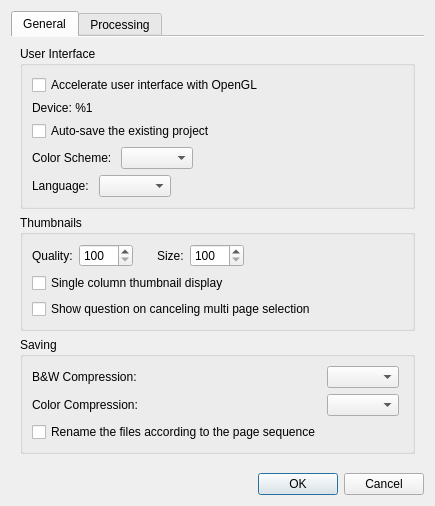
<?xml version="1.0" encoding="UTF-8"?>
<ui version="4.0">
 <class>SettingsDialog</class>
 <widget class="QDialog" name="SettingsDialog">
  <property name="geometry">
   <rect>
    <x>0</x>
    <y>0</y>
    <width>337</width>
    <height>442</height>
   </rect>
  </property>
  <property name="windowTitle">
   <string>Settings</string>
  </property>
  <layout class="QVBoxLayout" name="verticalLayout">
   <item>
    <widget class="QTabWidget" name="tabWidget">
     <property name="currentIndex">
      <number>0</number>
     </property>
     <property name="documentMode">
      <bool>true</bool>
     </property>
     <widget class="QWidget" name="tab">
      <attribute name="title">
       <string>General</string>
      </attribute>
      <layout class="QVBoxLayout" name="verticalLayout_4">
       <item>
        <widget class="QGroupBox" name="groupBox">
         <property name="title">
          <string>User Interface</string>
         </property>
         <layout class="QVBoxLayout" name="verticalLayout_2">
          <item>
           <widget class="QCheckBox" name="enableOpenglCb">
            <property name="text">
             <string>Accelerate user interface with OpenGL</string>
            </property>
           </widget>
          </item>
          <item>
           <widget class="QLabel" name="openglDeviceLabel">
            <property name="text">
             <string>Device: %1</string>
            </property>
           </widget>
          </item>
          <item>
           <widget class="QCheckBox" name="autoSaveProjectCB">
            <property name="text">
             <string>Auto-save the existing project</string>
            </property>
           </widget>
          </item>
          <item>
           <layout class="QHBoxLayout" name="horizontalLayout">
            <item>
             <widget class="QLabel" name="colorSchemeLabel">
              <property name="text">
               <string>Color Scheme: </string>
              </property>
             </widget>
            </item>
            <item>
             <widget class="QComboBox" name="colorSchemeBox"/>
            </item>
            <item>
             <spacer name="horizontalSpacer">
              <property name="orientation">
               <enum>Qt::Horizontal</enum>
              </property>
              <property name="sizeHint" stdset="0">
               <size>
                <width>1</width>
                <height>1</height>
               </size>
              </property>
             </spacer>
            </item>
           </layout>
          </item>
          <item>
           <layout class="QHBoxLayout" name="horizontalLayout_4">
            <item>
             <widget class="QLabel" name="languageLabel">
              <property name="text">
               <string>Language: </string>
              </property>
             </widget>
            </item>
            <item>
             <widget class="QComboBox" name="languageBox"/>
            </item>
            <item>
             <spacer name="horizontalSpacer_4">
              <property name="orientation">
               <enum>Qt::Horizontal</enum>
              </property>
              <property name="sizeHint" stdset="0">
               <size>
                <width>1</width>
                <height>1</height>
               </size>
              </property>
             </spacer>
            </item>
           </layout>
          </item>
         </layout>
         <zorder>enableOpenglCb</zorder>
         <zorder>autoSaveProjectCB</zorder>
         <zorder>openglDeviceLabel</zorder>
        </widget>
       </item>
       <item>
        <widget class="QGroupBox" name="thumbnailsParams">
         <property name="title">
          <string>Thumbnails</string>
         </property>
         <layout class="QVBoxLayout" name="verticalLayout_7">
          <item>
           <layout class="QHBoxLayout" name="horizontalLayout_8">
            <item>
             <layout class="QHBoxLayout" name="horizontalLayout_9">
              <item>
               <widget class="QLabel" name="thumbnailQualityLabel">
                <property name="text">
                 <string>Quality:</string>
                </property>
               </widget>
              </item>
              <item>
               <widget class="QSpinBox" name="thumbnailQualitySB">
                <property name="toolTip">
                 <string>The pixel size of the thumbnail image. The default value is 200.</string>
                </property>
                <property name="minimum">
                 <number>100</number>
                </property>
                <property name="maximum">
                 <number>1500</number>
                </property>
                <property name="singleStep">
                 <number>25</number>
                </property>
               </widget>
              </item>
             </layout>
            </item>
            <item>
             <spacer name="horizontalSpacer_7">
              <property name="orientation">
               <enum>Qt::Horizontal</enum>
              </property>
              <property name="sizeType">
               <enum>QSizePolicy::Fixed</enum>
              </property>
              <property name="sizeHint" stdset="0">
               <size>
                <width>18</width>
                <height>1</height>
               </size>
              </property>
             </spacer>
            </item>
            <item>
             <layout class="QHBoxLayout" name="horizontalLayout_10">
              <item>
               <widget class="QLabel" name="thumbnailSizeLabel">
                <property name="text">
                 <string>Size:</string>
                </property>
               </widget>
              </item>
              <item>
               <widget class="QSpinBox" name="thumbnailSizeSB">
                <property name="toolTip">
                 <string>The thumbnail size in the view. The default value is 250.</string>
                </property>
                <property name="minimum">
                 <number>100</number>
                </property>
                <property name="maximum">
                 <number>2000</number>
                </property>
                <property name="singleStep">
                 <number>25</number>
                </property>
               </widget>
              </item>
             </layout>
            </item>
            <item>
             <spacer name="horizontalSpacer_8">
              <property name="orientation">
               <enum>Qt::Horizontal</enum>
              </property>
              <property name="sizeHint" stdset="0">
               <size>
                <width>1</width>
                <height>1</height>
               </size>
              </property>
             </spacer>
            </item>
           </layout>
          </item>
          <item>
           <widget class="QCheckBox" name="singleColumnThumbnailsCB">
            <property name="text">
             <string>Single column thumbnail display</string>
            </property>
           </widget>
          </item>
          <item>
           <widget class="QCheckBox" name="cancelingSelectionQuestionCB">
            <property name="text">
             <string>Show question on canceling multi page selection</string>
            </property>
           </widget>
          </item>
         </layout>
        </widget>
       </item>
       <item>
        <widget class="QGroupBox" name="groupBox_2">
         <property name="title">
          <string>Saving</string>
         </property>
         <layout class="QHBoxLayout" name="horizontalLayout_2">
          <item>
           <layout class="QGridLayout" name="gridLayout">
            <item row="0" column="0">
             <widget class="QLabel" name="tiffCompressionBWLabel">
              <property name="text">
               <string>B&amp;W Compression: </string>
              </property>
             </widget>
            </item>
            <item row="0" column="1">
             <widget class="QComboBox" name="tiffCompressionBWBox"/>
            </item>
            <item row="1" column="0">
             <widget class="QLabel" name="tiffCompressionColorLabel">
              <property name="text">
               <string>Color Compression: </string>
              </property>
             </widget>
            </item>
            <item row="1" column="1">
             <widget class="QComboBox" name="tiffCompressionColorBox"/>
            </item>
            <item row="2" column="0">
             <widget class="QCheckBox" name="renameSequentiallyCB">
              <property name="text">
               <string>Rename the files according to the page sequence</string>
              </property>
             </widget>
            </item>
           </layout>
          </item>
          <item>
           <spacer name="horizontalSpacer_2">
            <property name="orientation">
             <enum>Qt::Horizontal</enum>
            </property>
            <property name="sizeHint" stdset="0">
             <size>
              <width>1</width>
              <height>1</height>
             </size>
            </property>
           </spacer>
          </item>
         </layout>
        </widget>
       </item>
       <item>
        <spacer name="verticalSpacer_2">
         <property name="orientation">
          <enum>Qt::Vertical</enum>
         </property>
         <property name="sizeHint" stdset="0">
          <size>
           <width>20</width>
           <height>0</height>
          </size>
         </property>
        </spacer>
       </item>
      </layout>
     </widget>
     <widget class="QWidget" name="tab_2">
      <attribute name="title">
       <string>Processing</string>
      </attribute>
      <layout class="QVBoxLayout" name="verticalLayout_5">
       <item>
        <widget class="QGroupBox" name="groupBox_4">
         <property name="title">
          <string>White on black detection</string>
         </property>
         <layout class="QVBoxLayout" name="verticalLayout_6" stretch="0,0">
          <item>
           <widget class="QCheckBox" name="blackOnWhiteDetectionCB">
            <property name="toolTip">
             <string>Auto detect pages with light content on dark background. The corrections to all the auto algorithms are made for such pages.</string>
            </property>
            <property name="text">
             <string>Auto detect light content on dark background</string>
            </property>
           </widget>
          </item>
          <item>
           <widget class="QCheckBox" name="blackOnWhiteDetectionAtOutputCB">
            <property name="toolTip">
             <string>Whether to use auto detection at the output stage. The wrong result can be changed manually in the output filter options.</string>
            </property>
            <property name="text">
             <string>Use auto detection at the output stage</string>
            </property>
           </widget>
          </item>
         </layout>
        </widget>
       </item>
       <item>
        <widget class="QGroupBox" name="groupBox_3">
         <property name="title">
          <string>Deviation</string>
         </property>
         <layout class="QVBoxLayout" name="verticalLayout_3">
          <item>
           <widget class="QCheckBox" name="highlightDeviationCB">
            <property name="text">
             <string>Highlight the thumbnails of pages with high deviation</string>
            </property>
           </widget>
          </item>
          <item>
           <widget class="QGroupBox" name="deviationParams">
            <property name="title">
             <string>Params</string>
            </property>
            <layout class="QHBoxLayout" name="horizontalLayout_3">
             <item>
              <layout class="QGridLayout" name="gridLayout_2">
               <item row="0" column="0">
                <widget class="QLabel" name="deskewDeviationLabel">
                 <property name="text">
                  <string>Deskew:</string>
                 </property>
                </widget>
               </item>
               <item row="1" column="0">
                <widget class="QLabel" name="selectContentDeviationLabel">
                 <property name="text">
                  <string>Select content:</string>
                 </property>
                </widget>
               </item>
               <item row="1" column="1">
                <widget class="QDoubleSpinBox" name="selectContentDeviationCoefSB">
                 <property name="toolTip">
                  <string>Deviation multiplier: a higher value means lower sensivity.</string>
                 </property>
                 <property name="minimum">
                  <double>0.100000000000000</double>
                 </property>
                 <property name="maximum">
                  <double>9.990000000000000</double>
                 </property>
                 <property name="singleStep">
                  <double>0.050000000000000</double>
                 </property>
                </widget>
               </item>
               <item row="2" column="0">
                <widget class="QLabel" name="marginsDeviationLabel">
                 <property name="text">
                  <string>Margins:</string>
                 </property>
                </widget>
               </item>
               <item row="0" column="1">
                <widget class="QDoubleSpinBox" name="deskewDeviationCoefSB">
                 <property name="toolTip">
                  <string>Deviation multiplier: a higher value means lower sensivity.</string>
                 </property>
                 <property name="minimum">
                  <double>0.100000000000000</double>
                 </property>
                 <property name="maximum">
                  <double>9.990000000000000</double>
                 </property>
                 <property name="singleStep">
                  <double>0.050000000000000</double>
                 </property>
                </widget>
               </item>
               <item row="0" column="2">
                <widget class="QDoubleSpinBox" name="deskewDeviationThresholdSB">
                 <property name="toolTip">
                  <string>The minimum deviation to be highlighted.</string>
                 </property>
                 <property name="decimals">
                  <number>1</number>
                 </property>
                 <property name="maximum">
                  <double>999.000000000000000</double>
                 </property>
                 <property name="singleStep">
                  <double>1.000000000000000</double>
                 </property>
                </widget>
               </item>
               <item row="1" column="2">
                <widget class="QDoubleSpinBox" name="selectContentDeviationThresholdSB">
                 <property name="toolTip">
                  <string>The minimum deviation to be highlighted.</string>
                 </property>
                 <property name="decimals">
                  <number>1</number>
                 </property>
                 <property name="maximum">
                  <double>999.000000000000000</double>
                 </property>
                 <property name="singleStep">
                  <double>1.000000000000000</double>
                 </property>
                </widget>
               </item>
               <item row="2" column="1">
                <widget class="QDoubleSpinBox" name="marginsDeviationCoefSB">
                 <property name="toolTip">
                  <string>Deviation multiplier: a higher value means lower sensivity.</string>
                 </property>
                 <property name="minimum">
                  <double>0.100000000000000</double>
                 </property>
                 <property name="maximum">
                  <double>9.990000000000000</double>
                 </property>
                 <property name="singleStep">
                  <double>0.050000000000000</double>
                 </property>
                </widget>
               </item>
               <item row="2" column="2">
                <widget class="QDoubleSpinBox" name="marginsDeviationThresholdSB">
                 <property name="toolTip">
                  <string>The minimum deviation to be highlighted.</string>
                 </property>
                 <property name="decimals">
                  <number>1</number>
                 </property>
                 <property name="maximum">
                  <double>999.000000000000000</double>
                 </property>
                 <property name="singleStep">
                  <double>1.000000000000000</double>
                 </property>
                </widget>
               </item>
              </layout>
             </item>
             <item>
              <spacer name="horizontalSpacer_3">
               <property name="orientation">
                <enum>Qt::Horizontal</enum>
               </property>
               <property name="sizeHint" stdset="0">
                <size>
                 <width>1</width>
                 <height>1</height>
                </size>
               </property>
              </spacer>
             </item>
            </layout>
           </widget>
          </item>
         </layout>
        </widget>
       </item>
       <item>
        <spacer name="verticalSpacer">
         <property name="orientation">
          <enum>Qt::Vertical</enum>
         </property>
         <property name="sizeHint" stdset="0">
          <size>
           <width>20</width>
           <height>0</height>
          </size>
         </property>
        </spacer>
       </item>
      </layout>
     </widget>
    </widget>
   </item>
   <item>
    <widget class="QDialogButtonBox" name="buttonBox">
     <property name="orientation">
      <enum>Qt::Horizontal</enum>
     </property>
     <property name="standardButtons">
      <set>QDialogButtonBox::Cancel|QDialogButtonBox::Ok</set>
     </property>
    </widget>
   </item>
  </layout>
 </widget>
 <resources/>
 <connections>
  <connection>
   <sender>buttonBox</sender>
   <signal>accepted()</signal>
   <receiver>SettingsDialog</receiver>
   <slot>accept()</slot>
   <hints>
    <hint type="sourcelabel">
     <x>248</x>
     <y>254</y>
    </hint>
    <hint type="destinationlabel">
     <x>157</x>
     <y>274</y>
    </hint>
   </hints>
  </connection>
  <connection>
   <sender>buttonBox</sender>
   <signal>rejected()</signal>
   <receiver>SettingsDialog</receiver>
   <slot>reject()</slot>
   <hints>
    <hint type="sourcelabel">
     <x>316</x>
     <y>260</y>
    </hint>
    <hint type="destinationlabel">
     <x>286</x>
     <y>274</y>
    </hint>
   </hints>
  </connection>
 </connections>
</ui>
